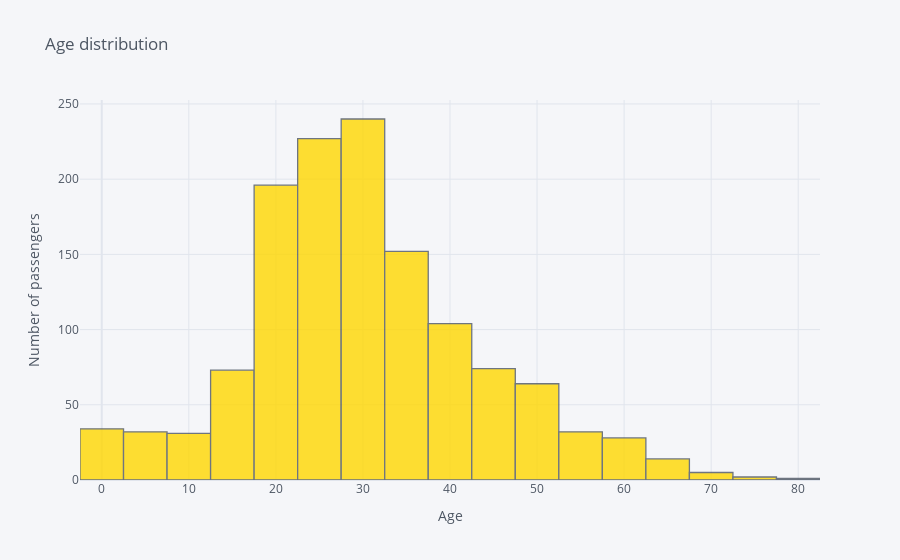

The notebook cell this image was saved under:
### Code cell
# Using cufflinks with 20 bins:
titanic['Age'].iplot(kind='hist', x='Age', xTitle='Age', yTitle='Number of passengers', title='Age distribution', bins=20, color='gold')

### Figure 1 — Plotly figure (JSON) as saved in the notebook; plotly's stock layout.template omitted (floating-point values rounded to 4 significant figures; data arrays with more than 128 entries replaced by an {"elided": "..."} marker saying what was removed)
{"data": [{"histfunc": "count", "histnorm": "", "marker": {"color": "rgba(255, 215, 0, 1.0)", "line": {"color": "#4D5663", "width": 1.3}}, "name": "Age", "nbinsx": 20, "opacity": 0.8, "orientation": "v", "type": "histogram", "x": {"elided": "1309 float values"}}], "layout": {"autosize": true, "barmode": "overlay", "legend": {"bgcolor": "#F5F6F9", "font": {"color": "#4D5663"}}, "paper_bgcolor": "#F5F6F9", "plot_bgcolor": "#F5F6F9", "title": {"font": {"color": "#4D5663"}, "text": "Age distribution"}, "xaxis": {"autorange": true, "gridcolor": "#E1E5ED", "range": [-2.5, 82.5], "showgrid": true, "tickfont": {"color": "#4D5663"}, "title": {"font": {"color": "#4D5663"}, "text": "Age"}, "type": "linear", "zerolinecolor": "#E1E5ED"}, "yaxis": {"autorange": true, "gridcolor": "#E1E5ED", "range": [0, 252.6], "showgrid": true, "tickfont": {"color": "#4D5663"}, "title": {"font": {"color": "#4D5663"}, "text": "Number of passengers"}, "zerolinecolor": "#E1E5ED"}}}
